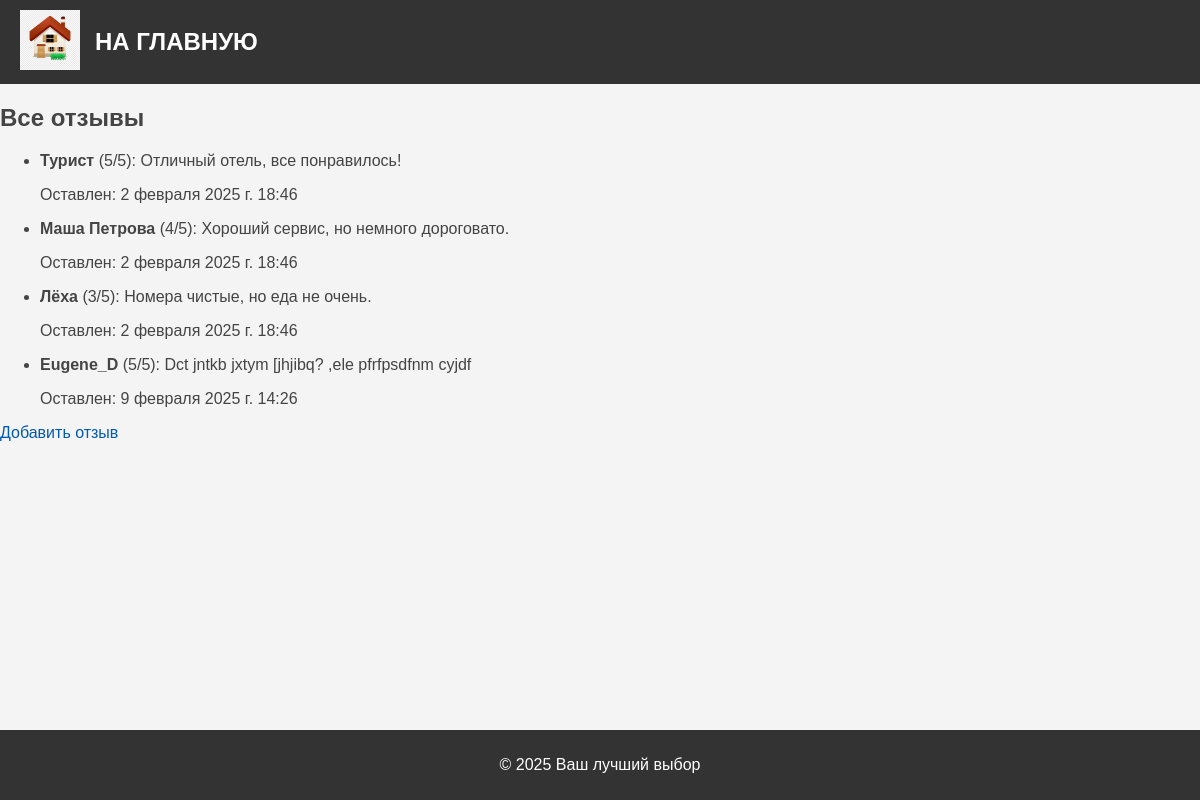
The page /reviews/review_list/ on the database its author committed.
### reviews/models.py (models this page shows, shortened)
class Review(models.Model):
    user_name = models.CharField(max_length=100, verbose_name="Имя пользователя")
    review_text = models.TextField(verbose_name="Текст отзыва")
    rating = models.IntegerField(verbose_name="Оценка")
    created_at = models.DateTimeField(auto_now_add=True, verbose_name="Дата создания")
    class Meta:
        verbose_name = "Отзыв"
        verbose_name_plural = "Отзывы"

### reviews/views.py (the view)
# urls.py: path('review_list/', views.review_list, name='review_list'),
def review_list(request):
    reviews = Review.objects.all()
    context = {
        "reviews": reviews,
    }
    return render(request, "reviews/review_list.html", context)

### reviews/templates/reviews/review_list.html (shortened to what this page needs)
{% extends 'base/base.html' %}
{% block content %}
<h2>Все отзывы</h2>
<ul>
    {% for review in reviews %}
    <li>
        <p><strong>{{ review.user_name }}</strong> ({{ review.rating }}/5): {{ review.review_text }}</p>
        <p>Оставлен: {{ review.created_at }}</p>
    </li>
    {% empty %}
    <li>Отзывы отсутствуют</li>
    {% endfor %}
</ul>
<a href="{% url 'add_review' %}" class="btn btn-primary mb-3">Добавить отзыв</a>
{% endblock %}

### base/static/base/css/styles.css (style rules this page uses)
html, body { font-family: 'Arial', sans-serif; margin: 0; padding: 0; height: 100%; width: 100%; color: #444; background: #f4f4f4; }
a { color: #0059b2; text-decoration: none; }

### rows shown on the page
Review: user_name "Турист", rating "5", review_text "Отличный отель, все понравилось!", created_at "2 февраля 2025 г. 18:46"
Review: user_name "Маша Петрова", rating "4", review_text "Хороший сервис, но немного дороговато.", created_at "2 февраля 2025 г. 18:46"
Review: user_name "Лёха", rating "3", review_text "Номера чистые, но еда не очень.", created_at "2 февраля 2025 г. 18:46"
Review: user_name "Eugene_D", rating "5", review_text "Dct jntkb jxtym [jhjibq? ,ele pfrfpsdfnm cyjdf", created_at "9 февраля 2025 г. 14:26"
